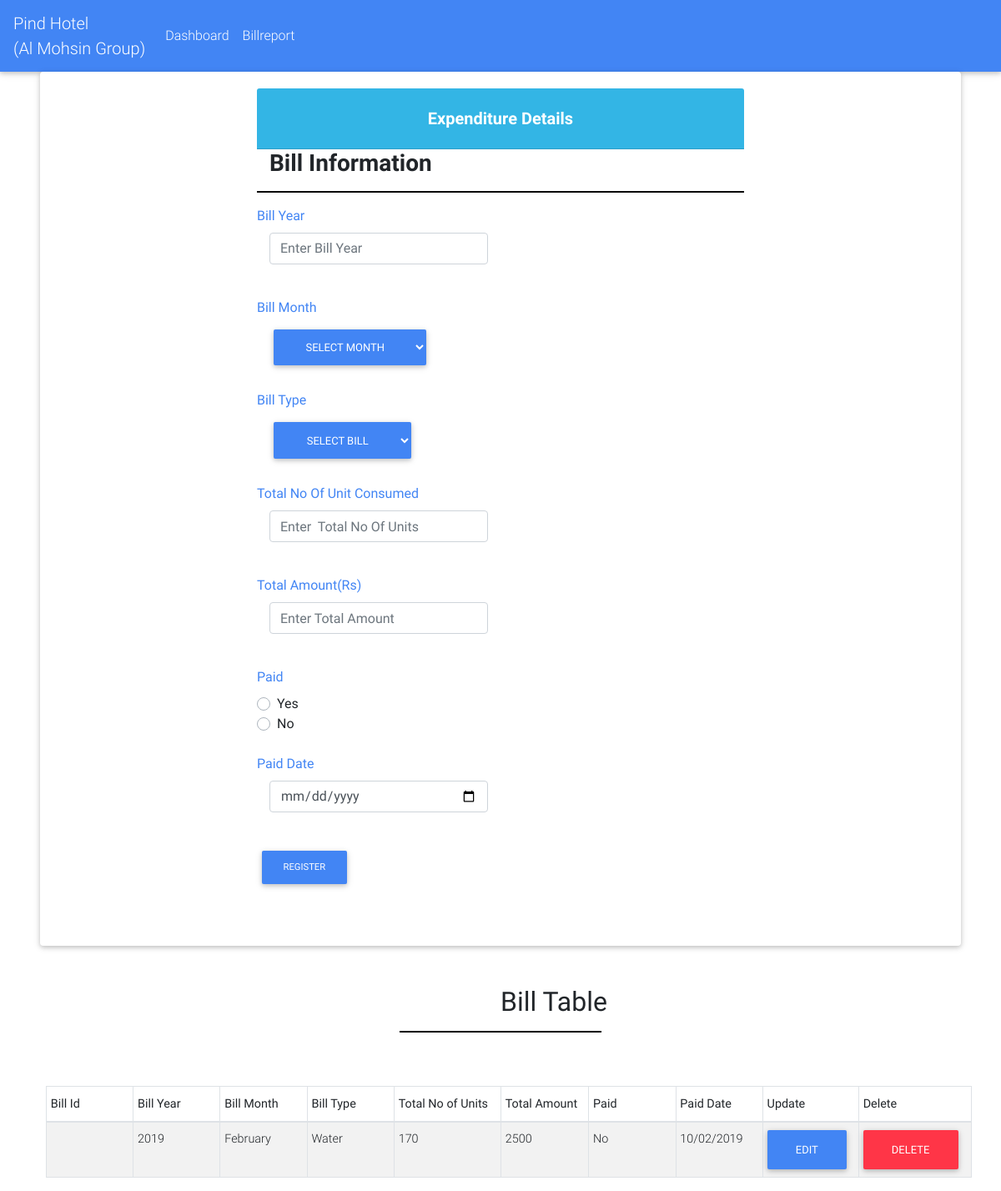
/expenditure.php, run on an earlier commit of the app's database.
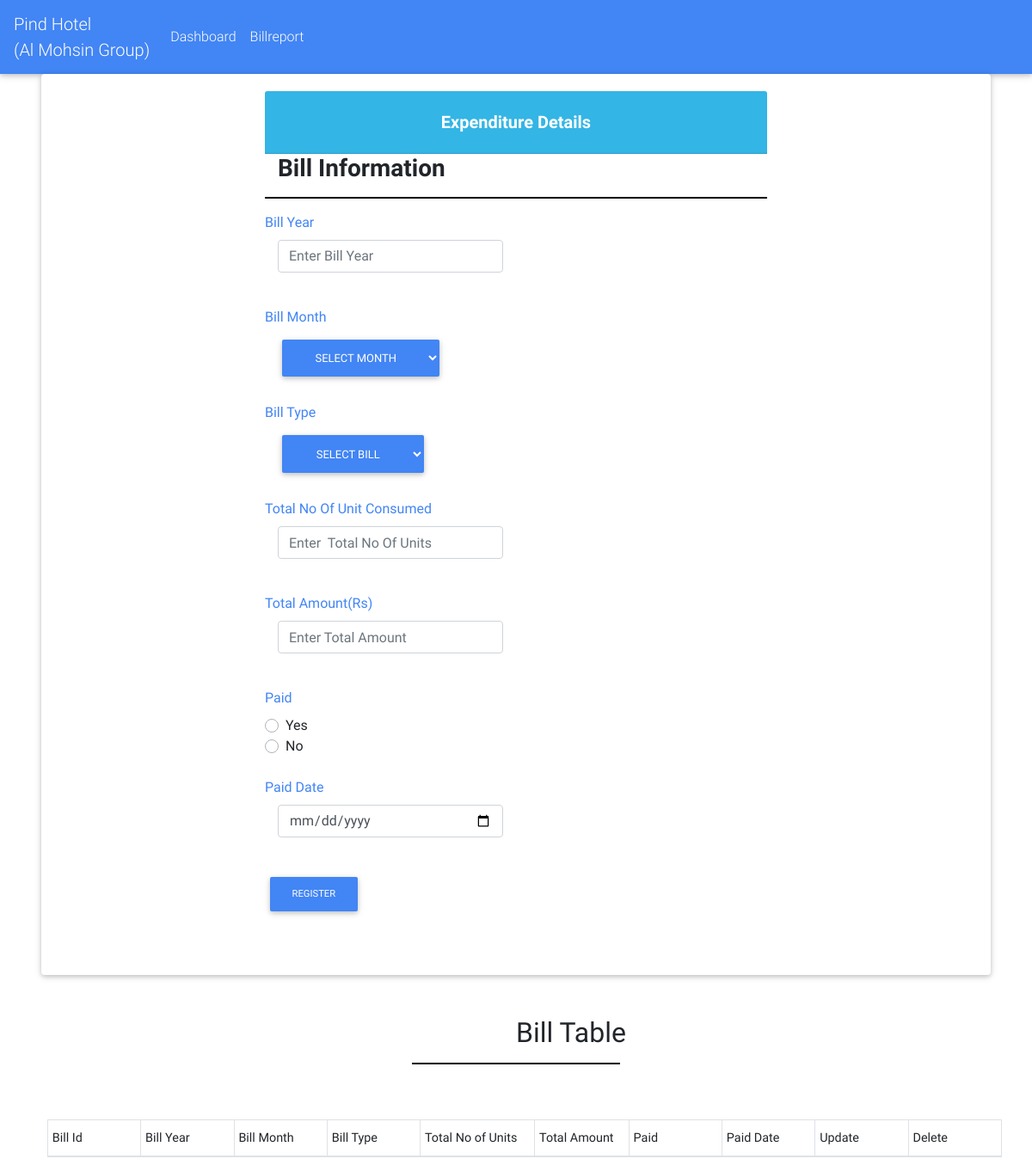
And on a later commit of the database.
### tables this page shows
CREATE TABLE `expenditure` (
  `id` int(11) NOT NULL,
  `BillYear` varchar(45) DEFAULT NULL,
  `BillMonth` varchar(45) DEFAULT NULL,
  `BillType` varchar(45) DEFAULT NULL,
  `TotalUnits` int(11) DEFAULT NULL,
  `TotalAmount` float DEFAULT NULL,
  `Paid` varchar(10) DEFAULT NULL,
  `PaidDate` varchar(25) DEFAULT NULL
);

### expenditure.php (the view, shortened to what the changed rows need)
<!DOCTYPE html>
<html lang="en">
<head>
  <link rel="stylesheet" href="https://use.fontawesome.com/releases/v5.8.2/css/all.css">
  <link href="css/bootstrap.min.css" rel="stylesheet">
  <link href="css/mdb.min.css" rel="stylesheet">
  <link href="css/style.css" rel="stylesheet">
  <link rel="stylesheet" type="text/css" href="https://cdn.datatables.net/v/bs4/dt-1.10.18/datatables.min.css"/>
</head>
<body  onload=enable_text(false);>
		<?php require_once 'expenditure_process.php';?>
        <br><br>
                <h2  style="margin-left: 600px;"><b>Bill Table</b></h2>
                <br><br>
                <div class="container">
                <table id="dtBasicExample" class="table table-striped table-bordered table-sm" cellspacing="0" width="80%" style="margin-left:10px;">
              <thead>
                <tr>
                <th class="th-sm">Bill Id
                  </th>
                  <th class="th-sm">Bill Year
                  </th>
                  <th class="th-sm">Bill Month
                  </th>
                  <th class="th-sm">Bill Type
                  </th>
                  <th class="th-sm">Total No of Units
                  </th>
                  <th class="th-sm">Total Amount
                  </th>
                  <th class="th-sm">Paid
                  </th>
                  <th class="th-sm">Paid Date
                    </th>
                  <th class="th-sm">Update
                    </th>
                  <th class="th-sm">Delete
                    </th>
                </tr>
              </thead>
              <tbody>
              <?php
                      $reterive_query = "SELECT * FROM  expenditure ";
                      $result = $mysqli->query($reterive_query)  or die(mysqli_error($mysqli));
                  while($rows = $result->fetch_assoc()): ?>
              <tr>
              <td> <?php echo $rows['id']; ?> </td>
              <td> <?php echo $rows['BillYear']; ?> </td>
              <td> <?php echo $rows['BillMonth']; ?> </td>
              <td> <?php echo $rows['BillType']; ?> </td>
              <td> <?php echo $rows['TotalUnits']; ?> </td>
              <td> <?php echo $rows['TotalAmount']; ?> </td>
              <td> <?php echo $rows['Paid']; ?></td>
              <td> <?php echo $rows['PaidDate']; ?> </td>
              <td><a href="expenditure.php?Edit=<?php echo $rows['id'];?>"
                class="btn btn-primary btn-rounded">Edit</a></td>
                <td><a href="expenditure_process.php?Delete=<?php echo $rows['id'];?>"
                  class="btn btn-danger btn-rounded">Delete</a></td>
               </tr>
               <?php endwhile; ?>
              </tbody>
             </table>
             </div>
</body>
</html>

What changed in the data, as far as the page shows it:
removed expenditure: BillYear "2019", BillMonth "February", BillType "Water", TotalUnits "170", TotalAmount "2500", Paid "No", PaidDate "10/02/2019"
